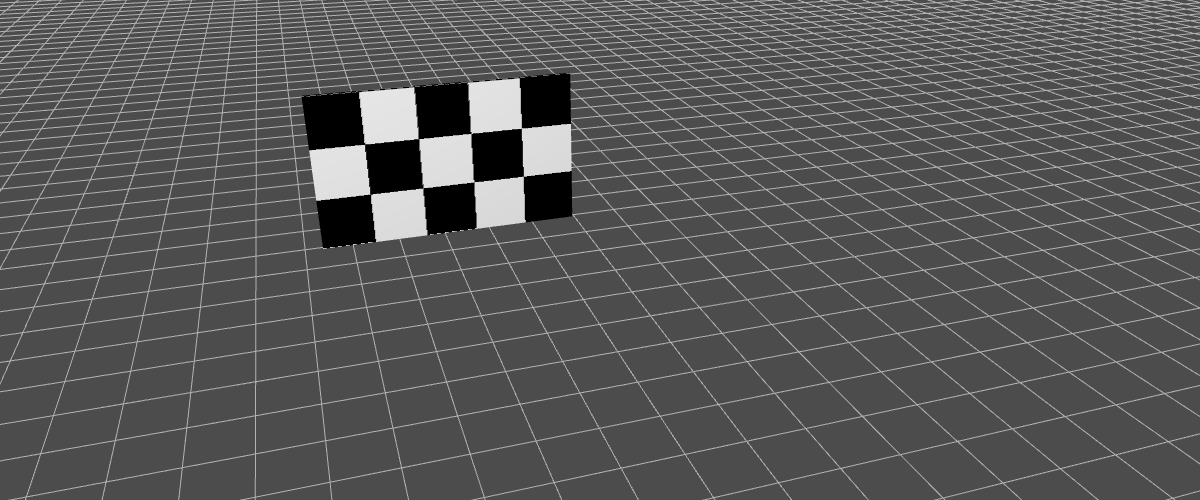
//> input picture simcamCV/img.png, 1200 x 500 px
$ ./noise img.png 0.5 1 out.png   (built with g++ and OpenCV 4)
//> lines starting //> are read from the running program, lines starting //| are printed output that depends on the picture
//
// Simple retro-style photo effect done by adding noise to
// the luminance channel and reducing intensity of the chroma channels
//

// include standard OpenCV headers, same as before
#include <opencv2/core/core.hpp>
#include <opencv2/imgproc/imgproc.hpp>
#include <opencv2/highgui/highgui.hpp>

#include <stdio.h>

// all the new API is put into "cv" namespace. Export its content
using namespace cv;

// enable/disable use of mixed API in the code below.
#define DEMO_MIXED_API_USE 1

int main( int argc, char** argv )
{
    const char* imagename = argc > 1 ? argv[1] : "lena.jpg";

    double alpha = argc > 2 ? atof( argv[2] ) : 0.4;

    int type = argc > 3 ? atoi( argv[3] ) : 0;

    const char* outimage = argc > 4 ? argv[4] : "out.jpg";
    // Ptr<T> is safe ref-conting pointer class

    // cv::Mat replaces the CvMat and IplImage, but it's easy to convert
    // between the old and the new data structures
    // (by default, only the header is converted and the data is shared)
    Mat img = imread( imagename );
//> img is the input picture: 500 rows x 1200 cols, CV_8UC3; min 0, max 230, mean 87.5


    // another Mat constructor; allocates a matrix of the specified
        // size and type
    Mat noise = imread( imagename ); //(img.size(), CV_8U);

    // fills the matrix with normally distributed random values;
    // there is also randu() for uniformly distributed random numbers.
    // Scalar replaces CvScalar, Scalar::all() replaces cvScalarAll().
    if( type > 0 )
    {
        randu(noise, Scalar::all(128), Scalar::all(20));
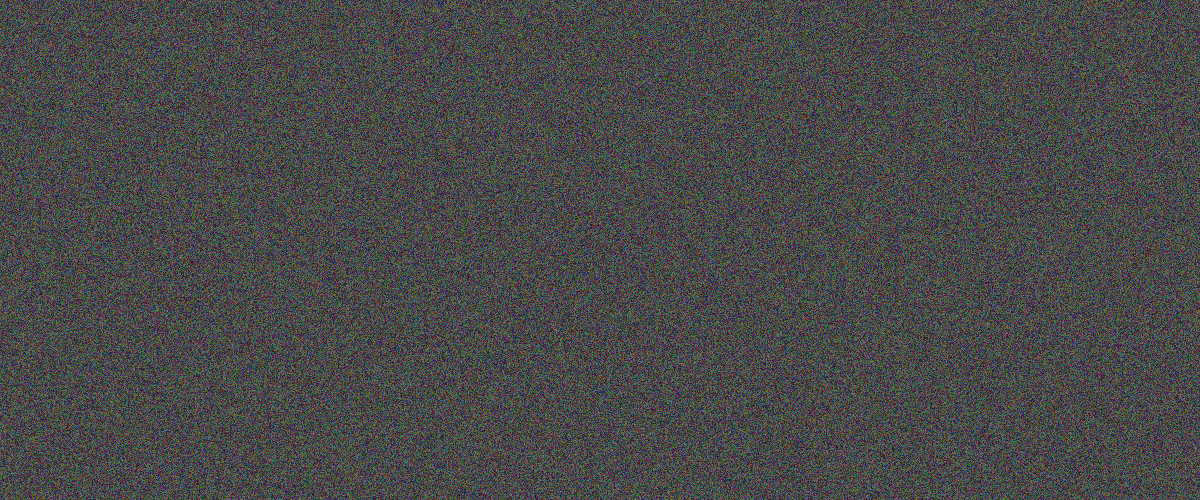
//> noise: 500 rows x 1200 cols, CV_8UC3; mean B, G, R 73.5, 73.5, 73.5
    }
    else
    {
        randn(noise, Scalar::all(128), Scalar::all(20));

    }

     double beta; double input;
    beta = (1.0 - alpha );

    Mat dst;

    addWeighted( img, beta, noise, alpha, 0.0, dst );
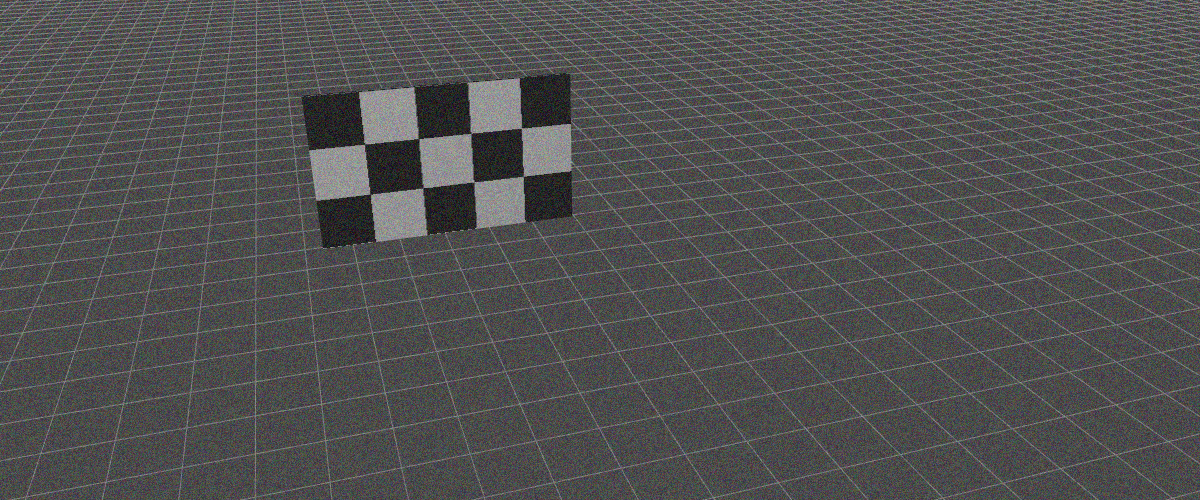
//> dst: 500 rows x 1200 cols, CV_8UC3; mean B, G, R 80.5, 80.5, 80.5

    imwrite( outimage, dst );

    return 0;
    // all the memory will automatically be released
    // by vector<>, Mat and Ptr<> destructors.
}
